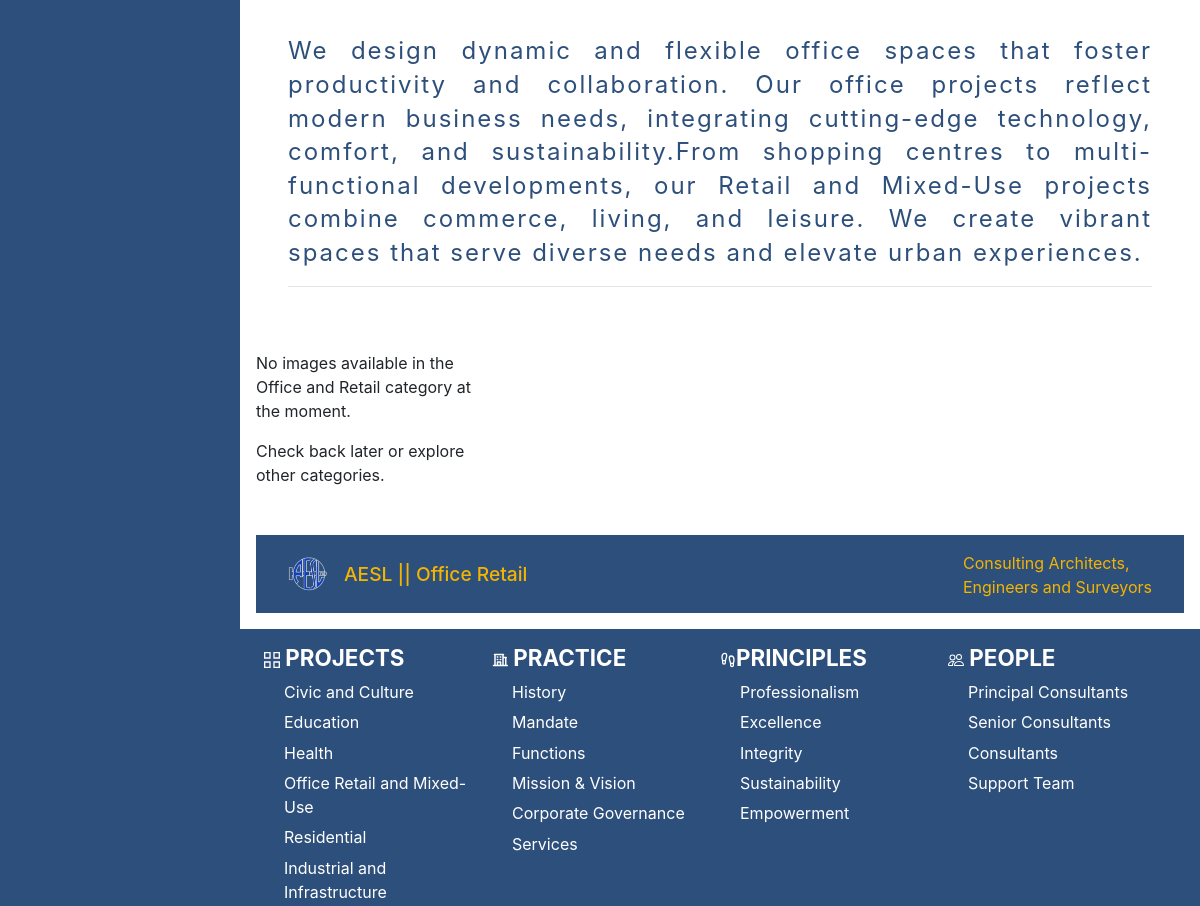
/projects/office-retail/ (middle part), run on an earlier commit of the app's database.
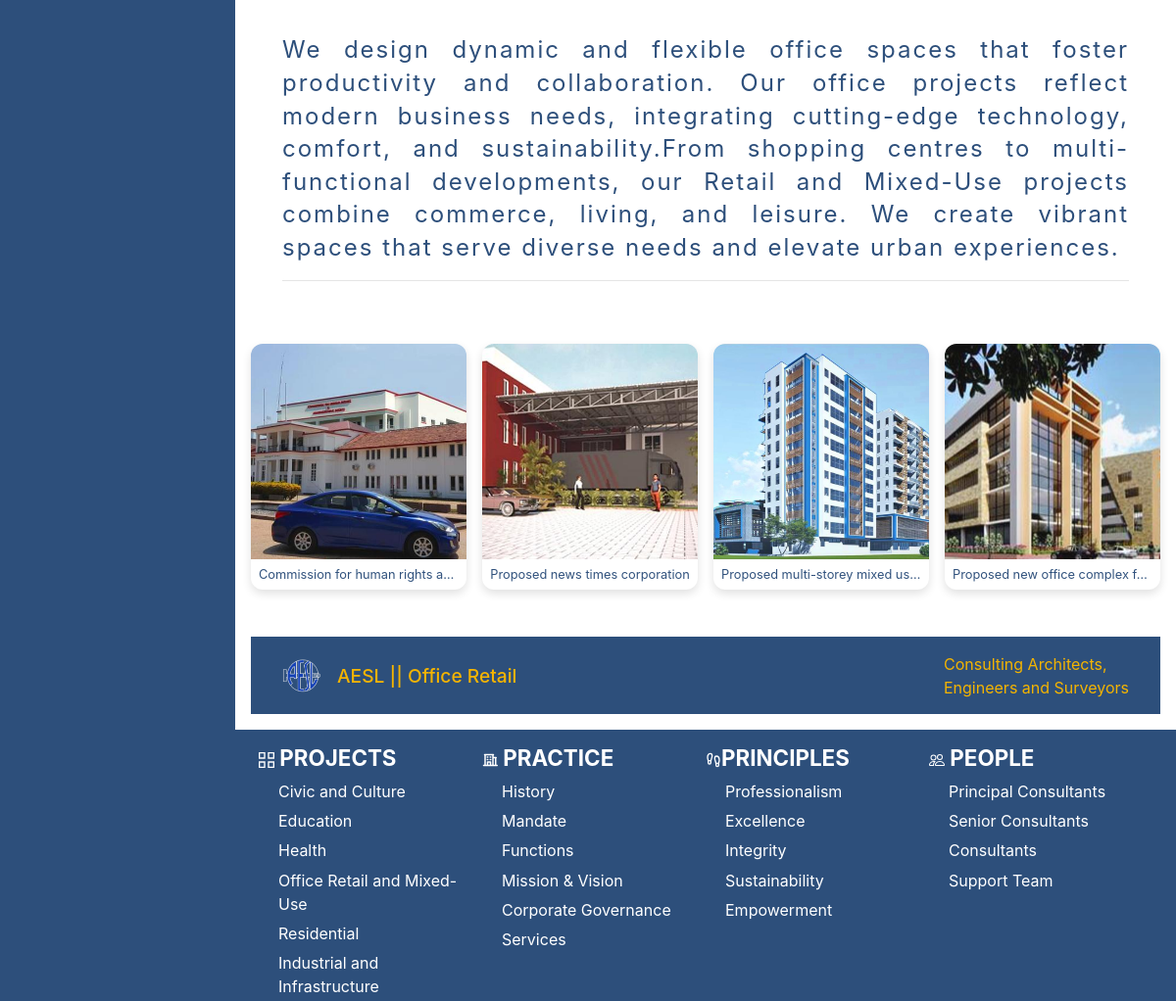
And on a later commit of the database.
### frontend/models.py (models this page shows, shortened)
class ProjectGalleryImage(models.Model):
    image = models.ImageField(
        upload_to="projects-gallery/",
        verbose_name="Gallery Image",
        help_text="Upload the main image for the gallery",
        max_length=350,
    )
    category = models.CharField(
        max_length=100,
        verbose_name="Category",
        help_text="e.g. Education, Sport and Leisure, Culture, etc.",
        blank=True,
        db_index=True,  # helps with filtering/sorting by category
    )
    alt_text = models.CharField(
        max_length=500,
        verbose_name="Image Alt Text",
        help_text="Descriptive text for accessibility and SEO (screen readers)",
        blank=True,
        unique=True,
    )
    uploaded_at = models.DateTimeField(auto_now_add=True, verbose_name="Upload Date")
    is_active = models.BooleanField(
        default=True,
        verbose_name="Visible",
        help_text="Uncheck to hide this image without deleting it",
    )
    class Meta:
        verbose_name = "Project Gallery Image"
        verbose_name_plural = "Project Gallery Images"
        ordering = ["-uploaded_at"]  # newest first
        indexes = [
            models.Index(fields=["category"]),
        ]

### frontend/views.py (the view)
# urls.py: path("projects/office-retail/", OfficeRetailView.as_view(), name="office_retail"),
class OfficeRetailView(View):
    def get(self, request):
        office_retail_images = ProjectGalleryImage.objects.filter(
            category__iexact="office",
            is_active=True,  # optional but recommended
        ).order_by("-uploaded_at")  # newest first, or change ordering as you like
        context = {
            "title": "Office Retail",
            "office_retail_images": office_retail_images,
        }
        return render(request, "frontend/office_retail.html", context)

### templates/frontend/office_retail.html (shortened to what this page needs)
{% extends 'base.html' %} {% load static %} {% block content %}
<section class="projects__text">
    <p>
        We design dynamic and flexible office spaces that foster productivity
        and collaboration. Our office projects reflect modern business needs,
        integrating cutting-edge technology, comfort, and sustainability.From
        shopping centres to multi-functional developments, our Retail and
        Mixed-Use projects combine commerce, living, and leisure. We create
        vibrant spaces that serve diverse needs and elevate urban experiences.
    </p>
    <hr />
</section>
<section class="civic__culture-gallery">
    {% if office_retail_images %} {% for image in office_retail_images %}
    <figure class="culture-card">
        <img
            src="{{ image.image.url }}"
            alt="{{ image.alt_text|default:'Office and Retail related project image' }}"
            loading="lazy"
        />
        <figcaption>
            {{ image.alt_text|default:image.category|capfirst }}
        </figcaption>
    </figure>
    {% endfor %} {% else %}
    <div class="no-content">
        <p>
            No images available in the Office and Retail category at the moment.
        </p>
        <p>Check back later or explore other categories.</p>
    </div>
    {% endif %}
</section>
<section class="page__location">
    <div class="page__flex">
        <img
            src="{% static 'img/aesl_logo.png' %}"
            alt="aesl logo"
            class="info__building-image-large"
        />
        <p>AESL || {{title}}</p>
    </div>
    <p>
        Consulting Architects,<br />
        Engineers and Surveyors
    </p>
</section>
{% endblock content %}

What changed in the data, as far as the page shows it:
added ProjectGalleryImage: image (picture), alt_text "Commission for human rights a…"
added ProjectGalleryImage: image (picture), alt_text "Proposed news times corporation"
added ProjectGalleryImage: image (picture), alt_text "Proposed multi-storey mixed us…"
added ProjectGalleryImage: image (picture), alt_text "Proposed new office complex f…"
Also different on the page:
text no longer shown: "No images available in the Office and Retail category at the moment. Check back later or explore other categories."
